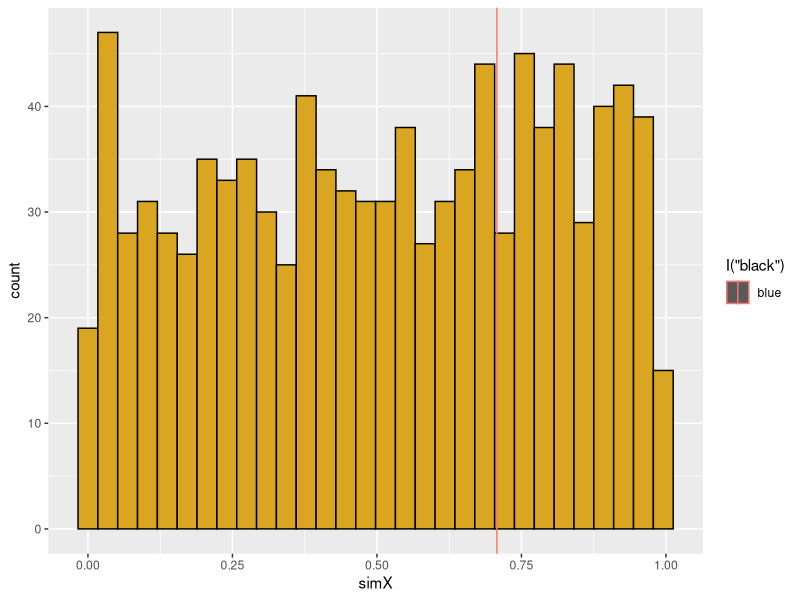
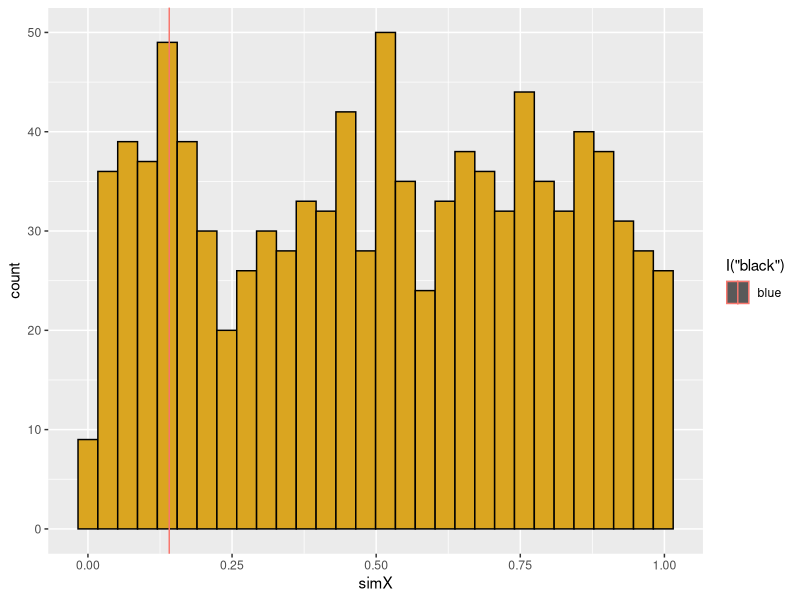

Reproduce these figures in R, in order.
# Randomization test for regression data


# preliminaries
library(ggplot2)
library(TeachingDemos)
char2seed("Cruel April")

##########################################################
# FUNCTION: readData
# read in or generate data frame
# Input: file name (or nothing if data created in demo)
# Ouput: 3-column data frame of observed data (ID, x, y)
#--------------------------------------------------------

readData <- function(z=NULL) { 
  if(is.null(z)) {
    xVar <- 1:20
    yVar <- xVar + 10*rnorm(20) # create a random data set with correlation betweeen x and y
    dF <- data.frame (ID=seq_along(xVar), xVar, yVar)
  }
    return(dF)
  }
  
readData()


##########################################################
# FUNCTION: getMetric
# calculate metric for randomization test
# Input: 3-column data frame for regression
# Ouput: regression slope
#--------------------------------------------------------

getMetric <- function(z=NULL) { 
  if(is.null(z)) {
    xVar <- 1:20
    yVar <- xVar + 10*rnorm(20) # create a random data set with correlation betweeen x and y
    z <- data.frame (ID=seq_along(xVar), xVar, yVar)
  }
  . <- lm(z[,3]~z[,2])
  . <- summary(.)
  . <- .$coefficients[2,1] # this is where the slope of the regressionline is located
  slope <- .
  return (slope)
}
getMetric()
  
##########################################################
# FUNCTION: shuffleData
# randomize data for regression analysis
# Input: 3-column data frame for regression (ID, xVar, yVar)
# Ouput: 3-column data frame for regression (ID, xVar, yVar)
#--------------------------------------------------------
shuffleData <- function(z=NULL) { 
  if(is.null(z)) {
    xVar <- 1:20
    yVar <- xVar + 10*rnorm(20) # create a random data set with correlation betweeen x and y
    z <- data.frame (ID=seq_along(xVar), xVar, yVar)
  }
  z[,3] <- sample(z[,3])
  return (z)
}
shuffleData()

##########################################################
# FUNCTION: getPVal
# calcualte p value for observed, simulated data
# Input: list of observed metric and vector of simulated metric
# Ouput: lower and upper tails of distibution above and below observed, lower upper tail probability vector
#--------------------------------------------------------

getPVal <- function (z=NULL) {
  if(is.null(z)) {
    z <- list (xObs=runif(1), xSim = runif(1000)) }
  
  pLower <- mean(z[[2]]<= z[[1]])
  pUpper <- mean(z[[2]]>= z[[1]])
  
  return(c(pL=pLower, pU= pUpper))
}
getPVal()
##########################################################
# FUNCTION: plotRanTest
# ggplot graph
# Input: list of observed metric and vector of simulated metric
# Ouput: ggplot graph
#--------------------------------------------------------

plotRanTest <- function (z=NULL) {
  if(is.null(z)) {
    z <- list (xObs=runif(1), xSim = runif(1000)) }
  dF <- data.frame (ID=seq_along(z[[2]]), simX=(z[[2]]))
  p1 <- ggplot(data=dF, mapping = aes(x=simX))
  p1+ geom_histogram(mapping=aes(fill=I("goldenrod"), color=I("black"))) + geom_vline(aes(xintercept=z[[1]],col="blue"))
}

plotRanTest()
#----------------------------------------
# Main body of code

nSim <-1000 #number of simulations
xSim <- rep(NA, nSim) # will hold simulated slopes

dF <- readData()
dF
Xobs <- getMetric(dF)
Xobs
 for (i in seq_len(nSim)) {
   xSim[i] <- getMetric(shuffleData(dF)) }

slopes <- list(Xobs,xSim)
getPVal(slopes)

##########################################################
# FUNCTION: plotRanTest
# ggplot graph
# Input: list of observed metric and vector of simulated metric
# Ouput: ggplot graph
#--------------------------------------------------------

#plotRanTest <- function (z=NULL) {
 # if(is.null(z)) {
  #z <- list (xObs=runif(1), xSim = runif(1000)) }
  #dF <- data.frame (ID=seq_along(z[[2]]), simX=(z[[2]]))
   #                 p1 <- ggplot(data=dF, mapping = aes(x=simX))
   #                 p1+ geom_histogram(mapping=aes(fill=I("goldenrod"), color=I("black"))) + geom_vline(aes(xintercept=z[[1]],col="blue"))
#}
plotRanTest()
